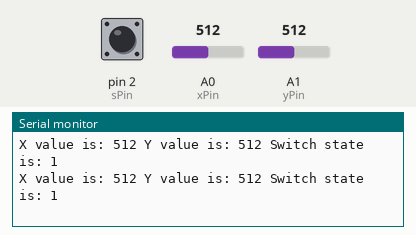
A sketch run on a simulated Arduino Uno, built with avr-gcc and run on an emulated ATmega328P. Parts: the last lines printed to the serial monitor. The inputs (shaded band) are chosen by the test bench; at power-on: A0 (xPin) = 512, A1 (yPin) = 512, pin 2 (sPin) HIGH.

Above: at 1.3 s.
1.4 s: A0 (xPin) set to 716
At 1.9 s:
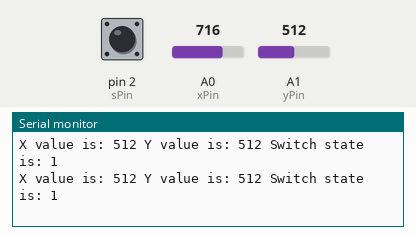
2.9 s: A1 (yPin) set to 716
At 3.4 s:
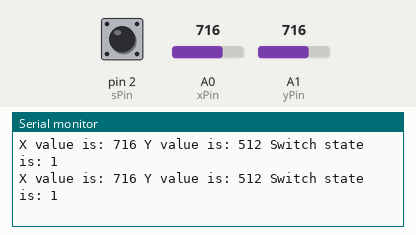
4.4 s: pin 2 (sPin) pulled LOW for 0.6 s
At 5.4 s:
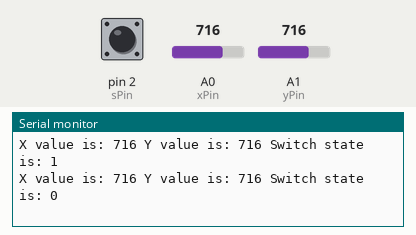
6.5 s: A0 (xPin) set to 900
At 6.9 s:
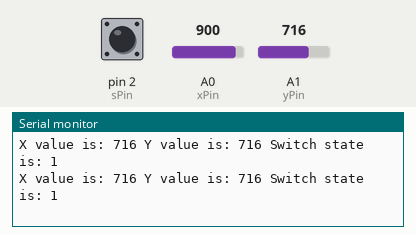
8.0 s: pin 2 (sPin) pulled LOW for 1 s
At 8.9 s:
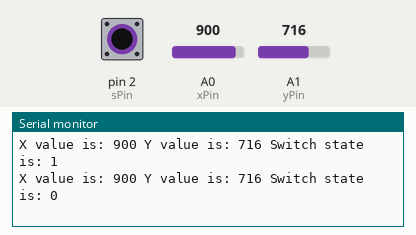
10.5 s: A1 (yPin) set to 900
At 10.9 s:
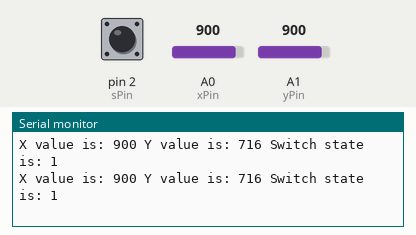
Timing chart, 0 to 13.0 s (numbered marks = the images above; inputs shaded):
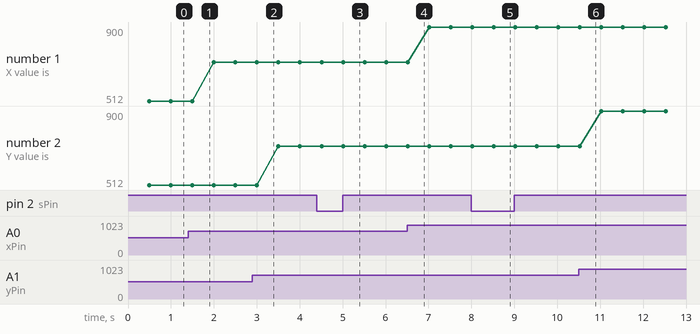

The sketch:

32.joystick.ino
```cpp
// x direction
int xPin = A0;
// y direction
int yPin = A1;
// switch open and off
int sPin = 2;

int xVal;
int yVal;
int sVal;

void setup() {
  // put your setup code here, to run once:
  Serial.begin(9600);

  pinMode(xPin, INPUT);
  pinMode(yPin, INPUT);
  pinMode(sPin, INPUT);
  digitalWrite(sPin, HIGH);

}

void loop() {
  // put your main code here, to run repeatedly:

  xVal = analogRead(xPin);
  yVal = analogRead(yPin);
  sVal = digitalRead(sPin);
  delay(500);

  Serial.print("X value is: ");
  Serial.print(xVal);
  Serial.print(" Y value is: ");
  Serial.print(yVal);
  Serial.print(" Switch state is: ");
  Serial.println(sVal);

}
```

Measured:
- after the input at 4.4 s, the serial monitor: prints a new line after 0.61 s (image 3)
- after the input at 8.0 s, the serial monitor: prints a new line after 0.52 s (image 5)
- plotted number 1: 512 → 716 after the input at 1.4 s, 716 → 900 after the input at 6.5 s
